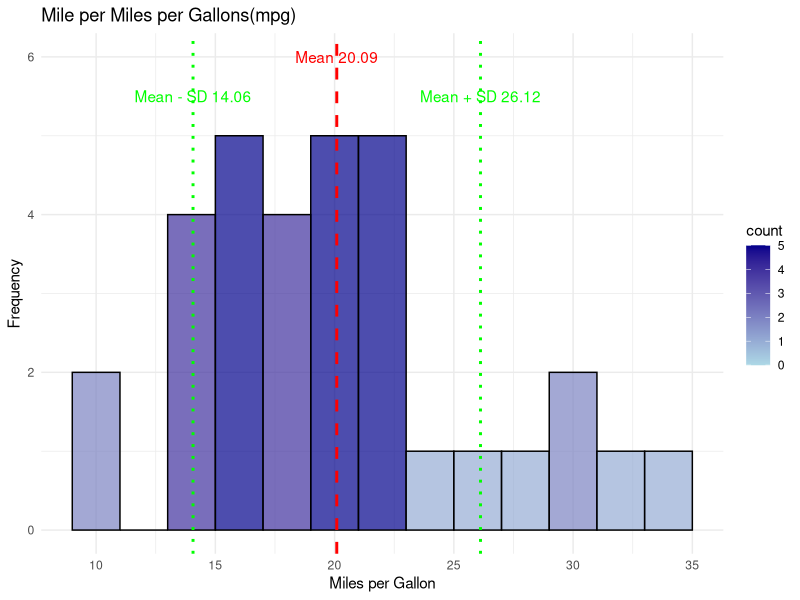

The R source for this figure:
library(ggplot2)

ggplot(mtcars, aes(x=mpg))+
  geom_histogram(binwidth = 2,
                 aes(fill = after_stat(count)),
                 color = "black",
                 alpha = 0.7)+
  scale_fill_gradient(low ="lightblue", high = "darkblue")+
  labs(title = "Mile per Miles per Gallons(mpg)",
       x = "Miles per Gallon",
       y = "Frequency")+
  theme_minimal()+
  geom_vline(aes(xintercept = mean(mpg)),
             color = "red", linetype = "dashed", size = 1)+
  annotate("text", x = mean(mtcars$mpg), y = 6,
           label = paste("Mean", round(mean(mtcars$mpg), 2)),
           color = "red")+
  geom_vline(aes(xintercept = mean(mpg) - sd(mpg)),
             color = "green", linetype = "dotted", size = 1)+
  geom_vline(aes(xintercept = mean(mpg) + sd(mpg)),
             color = "green", linetype = "dotted", size = 1)+
  annotate("text", x = mean(mtcars$mpg) - sd(mtcars$mpg), y = 5.5,
           label = paste("Mean - SD", round(mean(mtcars$mpg) - sd(mtcars$mpg), 2)),
           color = "green")+
  annotate("text", x = mean(mtcars$mpg) + sd(mtcars$mpg), y = 5.5,
           label = paste("Mean + SD", round(mean(mtcars$mpg) + sd(mtcars$mpg), 2)),
           color = "green")
  